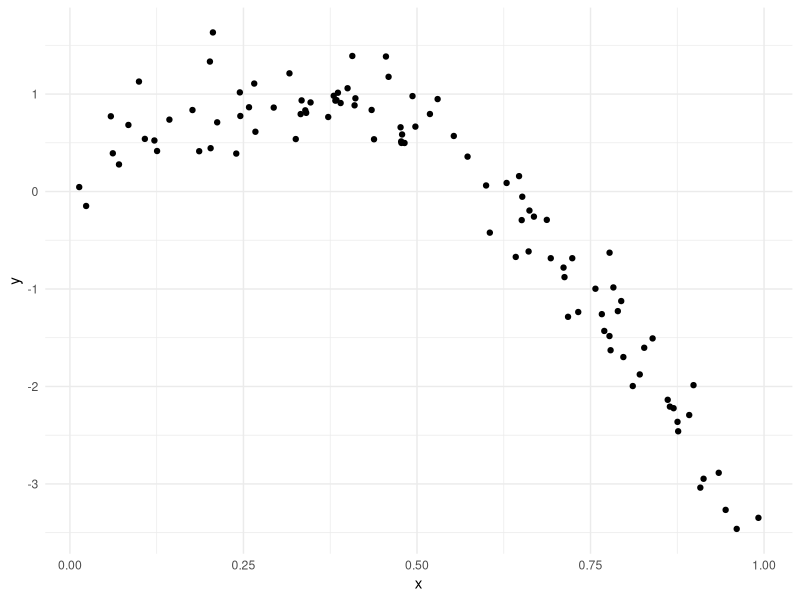
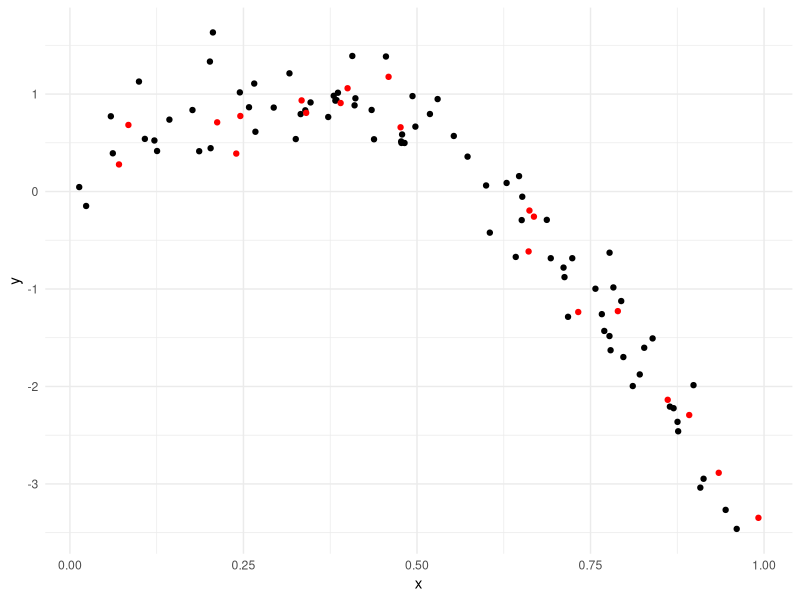
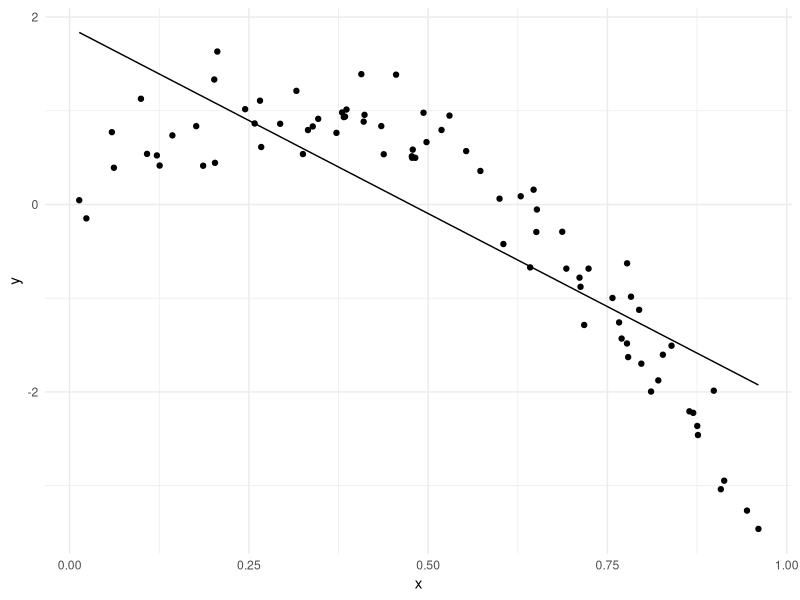
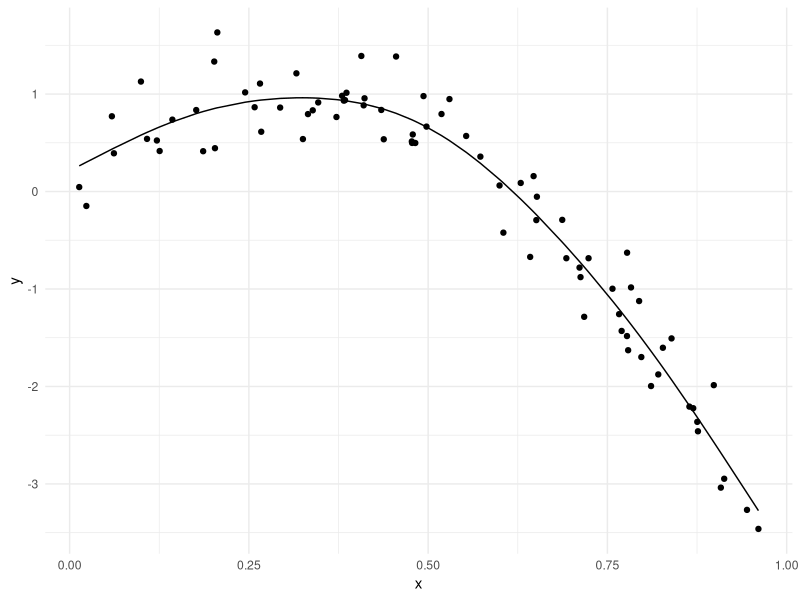
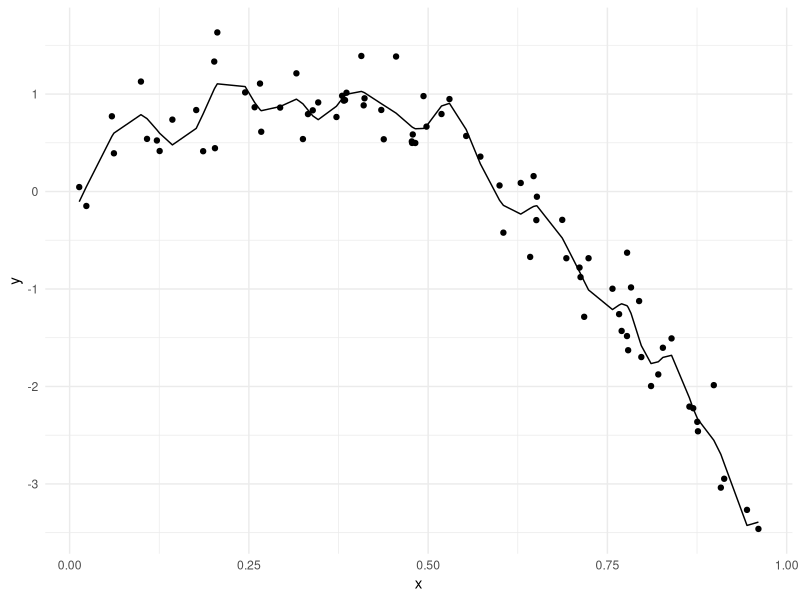

Here is the R script that generated these plots, in order:
## ---- chunk 1
library(tidyverse)
library(viridis)

library(modelr)
library(mgcv)

set.seed(1)

knitr::opts_chunk$set(
  fig.width = 6,
  fig.asp = .6,
  out.width = "90%"
)

theme_set(theme_minimal() + theme(legend.position = "bottom"))

options(
  ggplot2.continuous.colour = "viridis",
  ggplot2.continuous.fill = "viridis"
)

scale_colour_discrete = scale_colour_viridis_d
scale_fill_discrete = scale_fill_viridis_d
## ---- chunk 2
nonlin_df = 
  tibble(
    id = 1:100,
    x = runif(100, 0, 1),
    y = 1 - 10 * (x - .3) ^ 2 + rnorm(100, 0, .3)
  )

nonlin_df %>% 
  ggplot(aes(x = x, y = y)) + 
  geom_point()
## ---- chunk 3
train_df = sample_n(nonlin_df, 80)
test_df = anti_join(nonlin_df, train_df, by = "id")

train_df %>% arrange(id)
test_df

ggplot(train_df, aes(x = x, y = y)) +
  geom_point() +
  geom_point(data = test_df, color = "red")
## ---- chunk 4
linear_mod = lm(y ~ x, data = train_df)
smooth_mod = mgcv::gam(y ~ s(x), data = train_df)
wiggly_mod = mgcv::gam(y ~ s(x, k = 30), sp = 10e-6, data = train_df)
## ---- chunk 5
train_df %>% 
  add_predictions(linear_mod) %>% 
  ggplot(aes(x = x, y = y)) +
  geom_point() +
  geom_line(aes(y = pred))

train_df %>% 
  add_predictions(smooth_mod) %>% 
  ggplot(aes(x = x, y = y)) +
  geom_point() +
  geom_line(aes(y = pred))

train_df %>% 
  add_predictions(wiggly_mod) %>% 
  ggplot(aes(x = x, y = y)) +
  geom_point() +
  geom_line(aes(y = pred))
